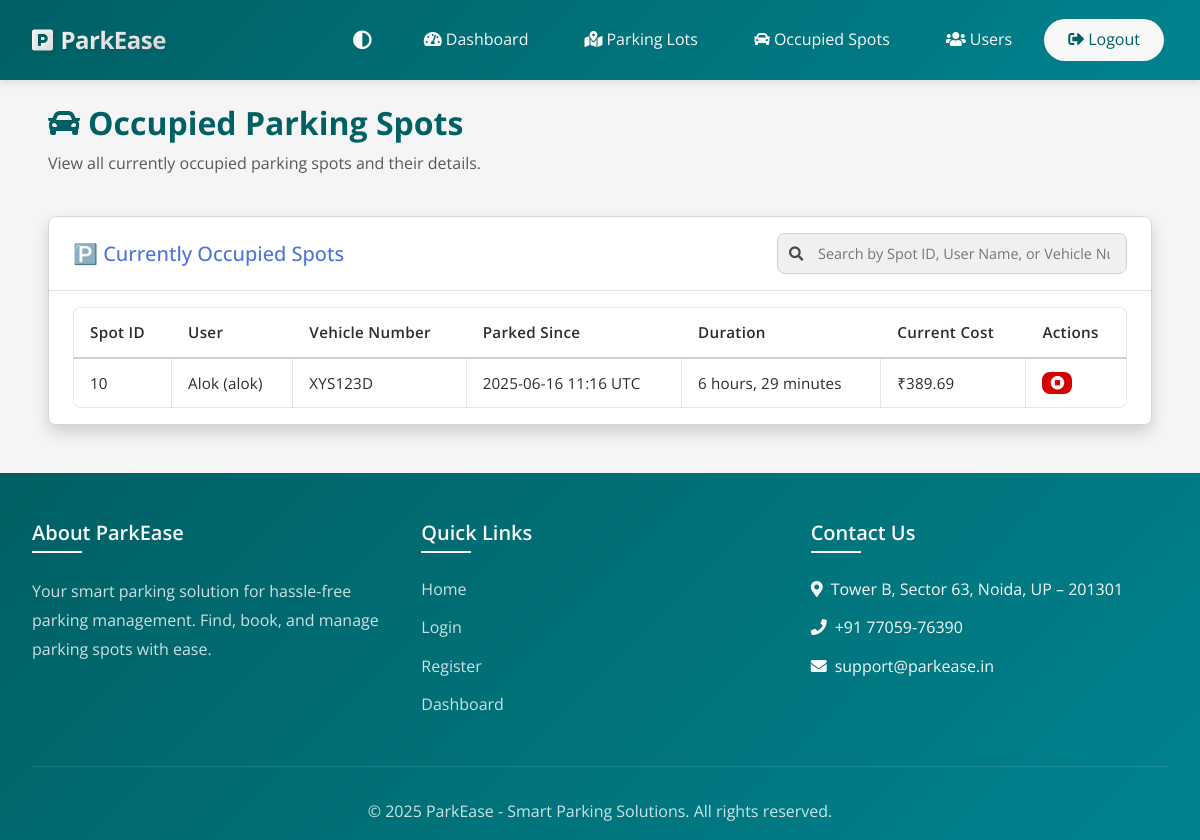
The app's page /admin/occupied_spots (signed in) with its own data.
### models.py (models this page shows, shortened)
class ParkingSpot(db.Model):
    __tablename__ = 'parking_spots'
    id = db.Column(db.Integer, primary_key=True)
    lot_id = db.Column(db.Integer, db.ForeignKey('parking_lots.id'), nullable=False)
    status = db.Column(db.String(1), nullable=False, default='A')  # A = Available, O = Occupied
    reservations = db.relationship('Reservation', backref='parking_spot', lazy=True)

class User(UserMixin, db.Model):
    __tablename__ = 'users'
    id = db.Column(db.Integer, primary_key=True)
    username = db.Column(db.String(80), unique=True, nullable=False)
    email = db.Column(db.String(120), unique=True, nullable=False)
    password_hash = db.Column(db.String(128))
    name = db.Column(db.String(100), nullable=False)
    address = db.Column(db.String(200), nullable=False)
    pincode = db.Column(db.String(10), nullable=False)
    created_at = db.Column(db.DateTime, default=datetime.utcnow)
    user_type = db.Column(db.String(20), default='user')
    reservations = db.relationship('Reservation', backref='user', lazy=True)

class Reservation(db.Model):
    __tablename__ = 'reservations'
    id = db.Column(db.Integer, primary_key=True)
    spot_id = db.Column(db.Integer, db.ForeignKey('parking_spots.id'), nullable=False)
    user_id = db.Column(db.Integer, db.ForeignKey('users.id'), nullable=False)
    vehicle_number = db.Column(db.String(20), nullable=False)
    parking_timestamp = db.Column(db.DateTime, nullable=False, default=datetime.utcnow)
    expected_end_time = db.Column(db.DateTime, nullable=True)
    leaving_timestamp = db.Column(db.DateTime, nullable=True)
    parking_cost = db.Column(db.Float, nullable=True)
    payment_status = db.Column(db.String(20), nullable=True)
    payment_mode = db.Column(db.String(20), nullable=True)
    payment_time = db.Column(db.DateTime, nullable=True)
    force_released = db.Column(db.Boolean, nullable=True, default=False)

class ParkingLot(db.Model):
    __tablename__ = 'parking_lots'
    id = db.Column(db.Integer, primary_key=True)
    prime_location_name = db.Column(db.String(100), nullable=False)
    price = db.Column(db.Float, nullable=False)  # Price per hour
    address = db.Column(db.String(200), nullable=False)
    pincode = db.Column(db.String(10), nullable=False)
    max_spots = db.Column(db.Integer, nullable=False)
    created_at = db.Column(db.DateTime, default=datetime.utcnow)
    spots = db.relationship('ParkingSpot', backref='parking_lot', lazy=True, cascade='all, delete-orphan')

### app.py (the view)
@app.route('/admin/occupied_spots')
@login_required
def admin_occupied_spots():
    if session.get('user_type') != 'admin':
        flash('Access denied', 'danger')
        return redirect(url_for('index'))
    try:
        now = datetime.utcnow()
        occupied_spots = db.session.query(
            ParkingSpot, ParkingLot, Reservation, User
        ).join(
            ParkingLot, ParkingSpot.lot_id == ParkingLot.id
        ).join(
            Reservation, ParkingSpot.id == Reservation.spot_id
        ).join(
            User, Reservation.user_id == User.id
        ).filter(
            ParkingSpot.status == 'O',
            Reservation.leaving_timestamp.is_(None)
        ).all() or []
        return render_template('admin_occupied_spots.html', occupied_spots=occupied_spots, now=now)
    except Exception as e:
        app.logger.error(f"Error in admin occupied spots: {str(e)}")
        flash('An error occurred while loading occupied spots. Please try again.', 'danger')
        return redirect(url_for('admin_dashboard'))

### app.py (called while the page is built)
@login_manager.user_loader
def load_user(user_id):
    if session.get('user_type') == 'admin':
        return Admin.query.get(int(user_id))
    return User.query.get(int(user_id))

### templates/admin_occupied_spots.html (shortened to what this page needs)
{% extends 'base.html' %}
{% block content %}
<div class="container-fluid px-4 px-md-5 py-4">
    <div class="row mb-4">
        <div class="col-12">
            <h2 class="fw-bold mb-2" style="color: var(--primary-color);">
                <i class="fas fa-car me-2"></i>Occupied Parking Spots
            </h2>
            <p class="text-muted dark-mode-text">View all currently occupied parking spots and their details.</p>
        </div>
    </div>
    <div class="row">
        <div class="col-12">
            <div class="card bg-white dark-mode-card rounded shadow">
                <div class="card-header bg-white dark-mode-card border-bottom">
                    <div class="card-header-left">
                        <h5 class="mb-0 text-primary dark-mode-text">
                            🅿️ Currently Occupied Spots
                        </h5>
                    </div>
                    <div class="card-header-right">
                        <div class="search-container">
                            <i class="fas fa-search search-icon"></i>
                            <input type="text" id="searchInput" class="search-input" placeholder="Search by Spot ID, User Name, or Vehicle Number">
                        </div>
                    </div>
                </div>
                <div class="card-body">
                    <div class="table-responsive">
                        <table class="table admin-table" id="dataTable" width="100%" cellspacing="0">
                            <thead>
                                <tr>
                                    <th class="dark-mode-text">Spot ID</th>
                                    <th class="dark-mode-text">User</th>
                                    <th class="dark-mode-text">Vehicle Number</th>
                                    <th class="dark-mode-text">Parked Since</th>
                                    <th class="dark-mode-text">Duration</th>
                                    <th class="dark-mode-text">Current Cost</th>
                                    <th class="dark-mode-text">Actions</th>
                                </tr>
                            </thead>
                            <tbody>
                                {% for spot, lot, reservation, user in occupied_spots %}
                                <tr>
                                    <td class="dark-mode-text">{{ spot.id }}</td>
                                    <td class="dark-mode-text">{{ user.name }} ({{ user.username }})</td>
                                    <td class="dark-mode-text">{{ reservation.vehicle_number if reservation.vehicle_number else 'N/A' }}</td>
                                    <td class="dark-mode-text">{{ reservation.parking_timestamp.strftime('%Y-%m-%d %H:%M') }} UTC</td>
                                    <td class="dark-mode-text">
                                        {% set duration = (now - reservation.parking_timestamp).total_seconds() // 60 %}
                                        {% if duration < 60 %}
                                            {{ duration|int }} minutes
                                        {% else %}
                                            {{ (duration // 60)|int }} hours, {{ (duration % 60)|int }} minutes
                                        {% endif %}
                                    </td>
                                    <td class="dark-mode-text">
                                        {% set hours = (now - reservation.parking_timestamp).total_seconds() / 3600 %}
                                        ₹{{ "%.2f"|format(hours * lot.price) }}
                                    </td>
                                    <td>
                                        <div class="action-buttons">
                                            <button type="button" class="btn btn-sm btn-danger btn-action"
                                                    data-bs-toggle="modal"
                                                    data-bs-target="#endReservationModal{{ spot.id }}"
                                                    title="End Reservation">
                                                <i class="fas fa-stop-circle"></i>
                                            </button>
                                        </div>
                                    </td>
                                </tr>
                                {% endfor %}
                            </tbody>
                        </table>
                    </div>
                </div>
            </div>
        </div>
    </div>
</div>
{% endblock %}

### static/css/style.css (style rules this page uses)
body { font-family: 'Open Sans', sans-serif; min-height: 100vh; display: flex; flex-direction: column; color: var(--text-color); line-height: 1.6; background-color: var(--body-bg); }
.card { position: relative; border: 1px solid rgba(0, 0, 0, 0.1); border-radius: var(--border-radius); transition: all 0.3s ease; background-clip: padding-box; overflow: hidden; box-shadow: 0 2px 4px rgba(0, 0, 0, 0.05); }
.card-header { border-top-left-radius: var(--border-radius); border-top-right-radius: var(--border-radius); background-color: var(--card-bg); border-bottom: 1px solid rgba(0, 0, 0, 0.1); }
.card-body { position: relative; background-color: var(--card-bg); }
.card, .dashboard-card, .parking-lot-card .card, .admin-card, .modal-content { border-radius: var(--border-radius) !important; }
.card::before, .card::after, .dashboard-card::before, .dashboard-card::after, .parking-lot-card .card::before, .parking-lot-card .card::after, .admin-card::before, .admin-card::after, .modal-content::before, .modal-content::after { display: none !important; }
.card, .dashboard-card, .parking-lot-card .card, .admin-card, .modal-content { background-color: var(--card-bg); }
.card-body { padding: 1.25rem; }
.card-header { padding: 1rem 1.25rem; }
.table { border: 1px solid rgba(0, 0, 0, 0.1); border-radius: var(--border-radius); overflow: hidden; background-color: var(--table-bg); color: var(--text-color); }
.table th { border-bottom: 1px solid rgba(0, 0, 0, 0.1); background-color: var(--table-bg); color: var(--primary-color); font-weight: 600; }
.table td { border-bottom: 1px solid rgba(0, 0, 0, 0.1); border-right: 1px solid rgba(0, 0, 0, 0.1); }
.table td:last-child { border-right: none; }
.table tr:last-child td { border-bottom: none; }
.btn { background-color: var(--primary-color); color: var(--white); border: none; padding: 0.5rem 1rem; border-radius: var(--border-radius); text-decoration: none; transition: all 0.3s ease; }
.btn-danger { background-color: var(--danger-color); color: var(--white); text-decoration: none; }
.text-primary { color: #4e73df !important; }
.fas, .far, .fab { display: inline-block; font-style: normal; font-variant: normal; text-rendering: auto; -webkit-font-smoothing: antialiased; line-height: 1; }
.card, .btn, .nav-link { transition: all 0.3s ease; }
.table tbody tr { transition: background-color 0.3s ease; }
html { scroll-behavior: smooth; }
.btn { position: relative; overflow: hidden; }
.btn::after { content: ''; position: absolute; top: 50%; left: 50%; width: 5px; height: 5px; background: rgba(255, 255, 255, 0.5); opacity: 0; border-radius: 100%; transform: scale(1, 1) translate(-50%); transform-origin: 50% 50%; }
:root { --primary-color: #006064; --primary-hover: #00838f; --secondary-color: #546e7a; --success-color: #2e7d32; --danger-color: #c62828; --warning-color: #f57f17; --info-color: #0277bd; --light-color: #f5f5f5; --dark-color: #263238; --body-bg: #ffffff; --card-bg: #ffffff; --text-color: #37474f; --text-muted: #607d8b; --border-color: rgba(0, 0, 0, 0.15); --border-hover: rgba(0, 0, 0, 0.25); --box-shadow: 0 2px 4px rgba(0, 0, 0, 0.1); --box-shadow-hover: 0 4px 8px rgba(0, 0, 0, 0.15); --border-radius: 8px; --transition-speed: 0.3s; }
.card-body { border-radius: 0; overflow: hidden; }
.card-body { flex: 1; overflow: hidden; }

### static/css/admin.css (style rules this page uses)
body { font-family: 'Open Sans', sans-serif; }
.admin-table { width: 100%; margin-bottom: 0; border-collapse: separate; border-spacing: 0; }
.admin-table th { font-weight: 600; color: var(--text-color); background: var(--light-bg); white-space: nowrap; padding: 1rem 0.75rem; letter-spacing: 0.02em; font-size: 1.1rem; border-bottom: 2px solid var(--border-color); }
.admin-table td { vertical-align: middle; padding: 1rem 0.75rem; font-size: 1.05rem; letter-spacing: 0.01em; color: var(--text-color); border-bottom: 1px solid var(--border-color); }
.admin-table tbody tr:last-child td { border-bottom: none; }
.admin-table .action-buttons { display: flex; gap: 0.5rem; }
.admin-table .btn-action { padding: 0.25rem 0.5rem; font-size: 0.875rem; display: inline-flex; align-items: center; justify-content: center; border-radius: var(--border-radius); }

### records on screen
ParkingSpot: id "10", name "Alok", username "alok", vehicle_number "XYS123D", parking_timestamp "2025-06-16 11:16"
ParkingLot: hours*lot.price "389.69"
